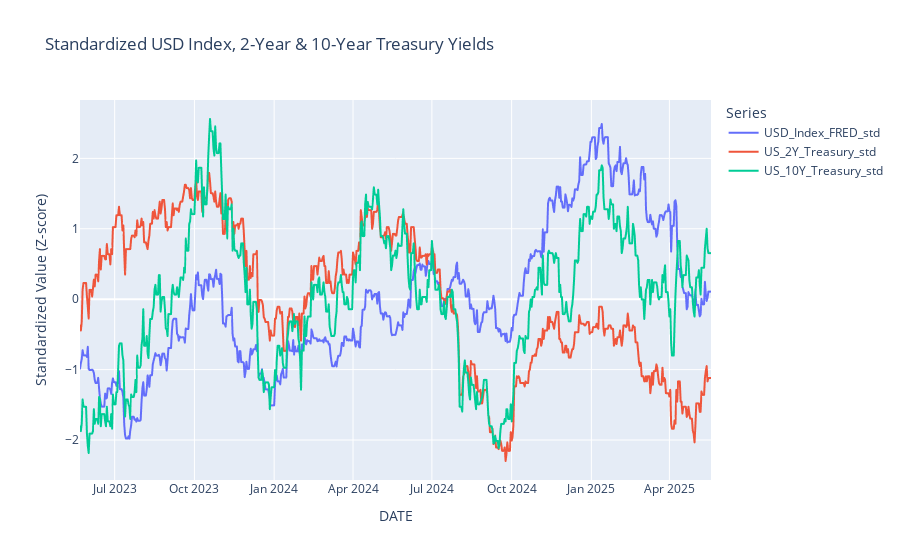
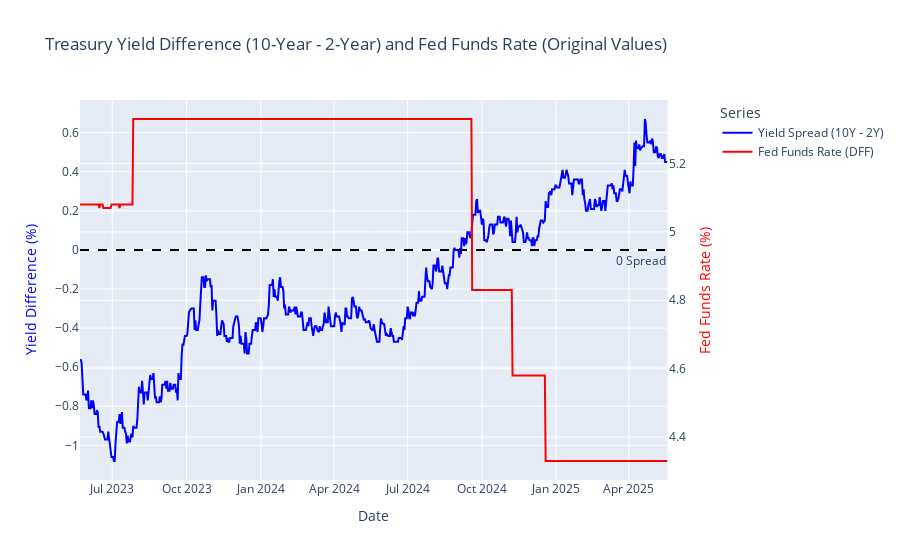
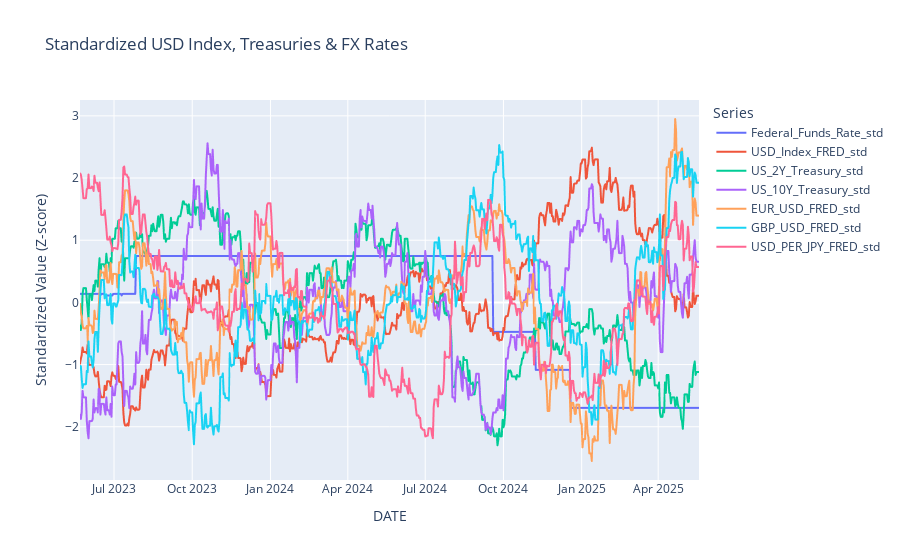
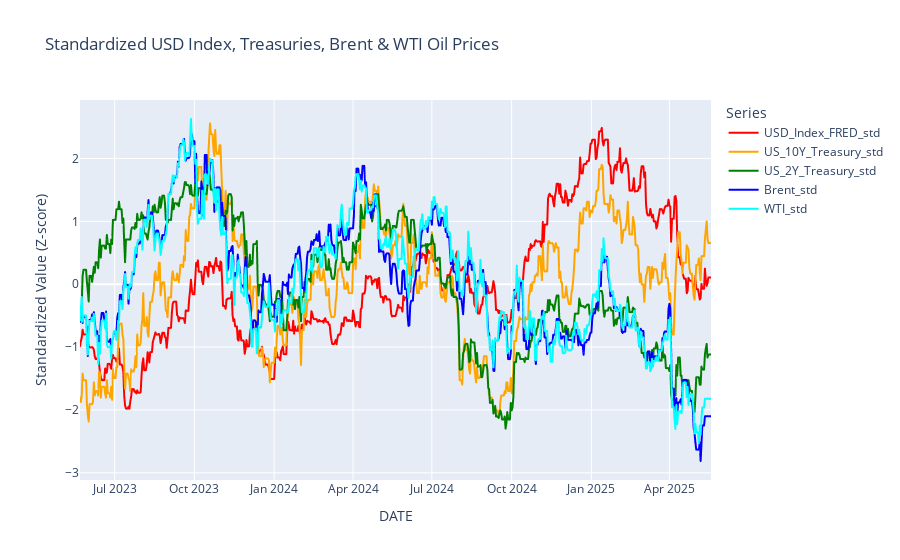

The notebook cell saved with these charts, in order:
### Code cell
print("\n--- Chunk 4: Generate and Display Interactive Plots ---")
print("Interactive plots will open in your default web browser one by one.")

if fda_module and original_df is not None and standardized_df is not None:
    # Plot 1
    print("\nGenerating Interactive Plot 1: Standardized USD Index, 2-Year & 10-Year Treasury Yields...")
    if not standardized_df.empty:
        fig1 = fda_module.plot_standardized_usd_treasuries(standardized_df)
        if fig1: fig1.show()
    else:
        print("Standardized data is empty. Skipping Plot 1.")

    # Plot 2
    print("\nGenerating Interactive Plot 2: Treasury Yield Difference (Original Values)...")
    if not original_df.empty:
        fig2 = fda_module.plot_treasury_spread(original_df)
        if fig2: fig2.show()
    else:
        print("Original data is empty. Skipping Plot 2.")

    # Plot 3
    print("\nGenerating Interactive Plot 3: Standardized USD Index, Treasuries & FX Rates...")
    if not standardized_df.empty:
        fig3 = fda_module.plot_standardized_fx_treasuries(standardized_df)
        if fig3: fig3.show()
    else:
        print("Standardized data is empty. Skipping Plot 3.")

    # Plot 4
    print("\nGenerating Interactive Plot 4: Standardized USD Index, Treasuries, Brent & WTI Oil Prices...")
    if not standardized_df.empty:
        fig4 = fda_module.plot_standardized_usd_treasuries_commodities(standardized_df)
        if fig4: fig4.show()
    else:
        print("Standardized data is empty. Skipping Plot 4.")
else:
    print("Data not available or module not loaded. Skipping plot generation.")

print("\n--- Script: generate_financial_plots.py finished ---")
print("If plots did not appear, check your browser or any error messages above.")

### Figure 1 — Plotly figure (JSON) as saved in the notebook; plotly's stock layout.template omitted (floating-point values rounded to 4 significant figures; data arrays with more than 128 entries replaced by an {"elided": "..."} marker saying what was removed)
{"data": [{"hovertemplate": "variable=USD_Index_FRED_std<br>DATE=%{x}<br>Standardized Value (Z-score)=%{y}<extra></extra>", "legendgroup": "USD_Index_FRED_std", "line": {"color": "#636efa", "dash": "solid"}, "marker": {"symbol": "circle"}, "mode": "lines", "name": "USD_Index_FRED_std", "showlegend": true, "type": "scattergl", "x": {"elided": "727 str values"}, "xaxis": "x", "y": {"elided": "727 float values"}, "yaxis": "y"}, {"hovertemplate": "variable=US_2Y_Treasury_std<br>DATE=%{x}<br>Standardized Value (Z-score)=%{y}<extra></extra>", "legendgroup": "US_2Y_Treasury_std", "line": {"color": "#EF553B", "dash": "solid"}, "marker": {"symbol": "circle"}, "mode": "lines", "name": "US_2Y_Treasury_std", "showlegend": true, "type": "scattergl", "x": {"elided": "727 str values"}, "xaxis": "x", "y": {"elided": "727 float values"}, "yaxis": "y"}, {"hovertemplate": "variable=US_10Y_Treasury_std<br>DATE=%{x}<br>Standardized Value (Z-score)=%{y}<extra></extra>", "legendgroup": "US_10Y_Treasury_std", "line": {"color": "#00cc96", "dash": "solid"}, "marker": {"symbol": "circle"}, "mode": "lines", "name": "US_10Y_Treasury_std", "showlegend": true, "type": "scattergl", "x": {"elided": "727 str values"}, "xaxis": "x", "y": {"elided": "727 float values"}, "yaxis": "y"}], "layout": {"legend": {"title": {"text": "Series"}, "tracegroupgap": 0}, "title": {"text": "Standardized USD Index, 2-Year & 10-Year Treasury Yields"}, "xaxis": {"anchor": "y", "domain": [0, 1], "title": {"text": "DATE"}}, "yaxis": {"anchor": "x", "domain": [0, 1], "title": {"text": "Standardized Value (Z-score)"}}}}

### Figure 2 — Plotly figure (JSON) as saved in the notebook; plotly's stock layout.template omitted (floating-point values rounded to 4 significant figures; data arrays with more than 128 entries replaced by an {"elided": "..."} marker saying what was removed)
{"data": [{"line": {"color": "blue"}, "mode": "lines", "name": "Yield Spread (10Y - 2Y)", "type": "scatter", "x": {"elided": "727 str values"}, "xaxis": "x", "y": {"elided": "727 float values"}, "yaxis": "y"}, {"line": {"color": "red"}, "mode": "lines", "name": "Fed Funds Rate (DFF)", "type": "scatter", "x": {"elided": "727 str values"}, "xaxis": "x", "y": {"elided": "727 float values"}, "yaxis": "y2"}], "layout": {"annotations": [{"showarrow": false, "text": "0 Spread", "x": 1, "xanchor": "right", "xref": "x domain", "y": 0, "yanchor": "top", "yref": "y"}], "hovermode": "x unified", "legend": {"title": {"text": "Series"}}, "shapes": [{"line": {"color": "black", "dash": "dash"}, "type": "line", "x0": 0, "x1": 1, "xref": "x domain", "y0": 0, "y1": 0, "yref": "y"}], "showlegend": true, "title": {"text": "Treasury Yield Difference (10-Year - 2-Year) and Fed Funds Rate (Original Values)"}, "xaxis": {"anchor": "y", "domain": [0, 0.94], "title": {"text": "Date"}}, "yaxis": {"anchor": "x", "domain": [0, 1], "title": {"font": {"color": "blue"}, "text": "Yield Difference (%)"}}, "yaxis2": {"anchor": "x", "overlaying": "y", "side": "right", "title": {"font": {"color": "red"}, "text": "Fed Funds Rate (%)"}}}}

### Figure 3 — Plotly figure (JSON) as saved in the notebook; plotly's stock layout.template omitted (floating-point values rounded to 4 significant figures; data arrays with more than 128 entries replaced by an {"elided": "..."} marker saying what was removed)
{"data": [{"hovertemplate": "variable=Federal_Funds_Rate_std<br>DATE=%{x}<br>Standardized Value (Z-score)=%{y}<extra></extra>", "legendgroup": "Federal_Funds_Rate_std", "line": {"color": "#636efa", "dash": "solid"}, "marker": {"symbol": "circle"}, "mode": "lines", "name": "Federal_Funds_Rate_std", "showlegend": true, "type": "scattergl", "x": {"elided": "727 str values"}, "xaxis": "x", "y": {"elided": "727 float values"}, "yaxis": "y"}, {"hovertemplate": "variable=USD_Index_FRED_std<br>DATE=%{x}<br>Standardized Value (Z-score)=%{y}<extra></extra>", "legendgroup": "USD_Index_FRED_std", "line": {"color": "#EF553B", "dash": "solid"}, "marker": {"symbol": "circle"}, "mode": "lines", "name": "USD_Index_FRED_std", "showlegend": true, "type": "scattergl", "x": {"elided": "727 str values"}, "xaxis": "x", "y": {"elided": "727 float values"}, "yaxis": "y"}, {"hovertemplate": "variable=US_2Y_Treasury_std<br>DATE=%{x}<br>Standardized Value (Z-score)=%{y}<extra></extra>", "legendgroup": "US_2Y_Treasury_std", "line": {"color": "#00cc96", "dash": "solid"}, "marker": {"symbol": "circle"}, "mode": "lines", "name": "US_2Y_Treasury_std", "showlegend": true, "type": "scattergl", "x": {"elided": "727 str values"}, "xaxis": "x", "y": {"elided": "727 float values"}, "yaxis": "y"}, {"hovertemplate": "variable=US_10Y_Treasury_std<br>DATE=%{x}<br>Standardized Value (Z-score)=%{y}<extra></extra>", "legendgroup": "US_10Y_Treasury_std", "line": {"color": "#ab63fa", "dash": "solid"}, "marker": {"symbol": "circle"}, "mode": "lines", "name": "US_10Y_Treasury_std", "showlegend": true, "type": "scattergl", "x": {"elided": "727 str values"}, "xaxis": "x", "y": {"elided": "727 float values"}, "yaxis": "y"}, {"hovertemplate": "variable=EUR_USD_FRED_std<br>DATE=%{x}<br>Standardized Value (Z-score)=%{y}<extra></extra>", "legendgroup": "EUR_USD_FRED_std", "line": {"color": "#FFA15A", "dash": "solid"}, "marker": {"symbol": "circle"}, "mode": "lines", "name": "EUR_USD_FRED_std", "showlegend": true, "type": "scattergl", "x": {"elided": "727 str values"}, "xaxis": "x", "y": {"elided": "727 float values"}, "yaxis": "y"}, {"hovertemplate": "variable=GBP_USD_FRED_std<br>DATE=%{x}<br>Standardized Value (Z-score)=%{y}<extra></extra>", "legendgroup": "GBP_USD_FRED_std", "line": {"color": "#19d3f3", "dash": "solid"}, "marker": {"symbol": "circle"}, "mode": "lines", "name": "GBP_USD_FRED_std", "showlegend": true, "type": "scattergl", "x": {"elided": "727 str values"}, "xaxis": "x", "y": {"elided": "727 float values"}, "yaxis": "y"}, {"hovertemplate": "variable=USD_PER_JPY_FRED_std<br>DATE=%{x}<br>Standardized Value (Z-score)=%{y}<extra></extra>", "legendgroup": "USD_PER_JPY_FRED_std", "line": {"color": "#FF6692", "dash": "solid"}, "marker": {"symbol": "circle"}, "mode": "lines", "name": "USD_PER_JPY_FRED_std", "showlegend": true, "type": "scattergl", "x": {"elided": "727 str values"}, "xaxis": "x", "y": {"elided": "727 float values"}, "yaxis": "y"}], "layout": {"legend": {"title": {"text": "Series"}, "tracegroupgap": 0}, "title": {"text": "Standardized USD Index, Treasuries & FX Rates"}, "xaxis": {"anchor": "y", "domain": [0, 1], "title": {"text": "DATE"}}, "yaxis": {"anchor": "x", "domain": [0, 1], "title": {"text": "Standardized Value (Z-score)"}}}}

### Figure 4 — Plotly figure (JSON) as saved in the notebook; plotly's stock layout.template omitted (floating-point values rounded to 4 significant figures; data arrays with more than 128 entries replaced by an {"elided": "..."} marker saying what was removed)
{"data": [{"hovertemplate": "variable=USD_Index_FRED_std<br>DATE=%{x}<br>Standardized Value (Z-score)=%{y}<extra></extra>", "legendgroup": "USD_Index_FRED_std", "line": {"color": "red", "dash": "solid"}, "marker": {"symbol": "circle"}, "mode": "lines", "name": "USD_Index_FRED_std", "showlegend": true, "type": "scattergl", "x": {"elided": "727 str values"}, "xaxis": "x", "y": {"elided": "727 float values"}, "yaxis": "y"}, {"hovertemplate": "variable=US_10Y_Treasury_std<br>DATE=%{x}<br>Standardized Value (Z-score)=%{y}<extra></extra>", "legendgroup": "US_10Y_Treasury_std", "line": {"color": "orange", "dash": "solid"}, "marker": {"symbol": "circle"}, "mode": "lines", "name": "US_10Y_Treasury_std", "showlegend": true, "type": "scattergl", "x": {"elided": "727 str values"}, "xaxis": "x", "y": {"elided": "727 float values"}, "yaxis": "y"}, {"hovertemplate": "variable=US_2Y_Treasury_std<br>DATE=%{x}<br>Standardized Value (Z-score)=%{y}<extra></extra>", "legendgroup": "US_2Y_Treasury_std", "line": {"color": "green", "dash": "solid"}, "marker": {"symbol": "circle"}, "mode": "lines", "name": "US_2Y_Treasury_std", "showlegend": true, "type": "scattergl", "x": {"elided": "727 str values"}, "xaxis": "x", "y": {"elided": "727 float values"}, "yaxis": "y"}, {"hovertemplate": "variable=Brent_std<br>DATE=%{x}<br>Standardized Value (Z-score)=%{y}<extra></extra>", "legendgroup": "Brent_std", "line": {"color": "blue", "dash": "solid"}, "marker": {"symbol": "circle"}, "mode": "lines", "name": "Brent_std", "showlegend": true, "type": "scattergl", "x": {"elided": "727 str values"}, "xaxis": "x", "y": {"elided": "727 float values"}, "yaxis": "y"}, {"hovertemplate": "variable=WTI_std<br>DATE=%{x}<br>Standardized Value (Z-score)=%{y}<extra></extra>", "legendgroup": "WTI_std", "line": {"color": "cyan", "dash": "solid"}, "marker": {"symbol": "circle"}, "mode": "lines", "name": "WTI_std", "showlegend": true, "type": "scattergl", "x": {"elided": "727 str values"}, "xaxis": "x", "y": {"elided": "727 float values"}, "yaxis": "y"}], "layout": {"legend": {"title": {"text": "Series"}, "tracegroupgap": 0}, "title": {"text": "Standardized USD Index, Treasuries, Brent & WTI Oil Prices"}, "xaxis": {"anchor": "y", "domain": [0, 1], "title": {"text": "DATE"}}, "yaxis": {"anchor": "x", "domain": [0, 1], "title": {"text": "Standardized Value (Z-score)"}}}}
